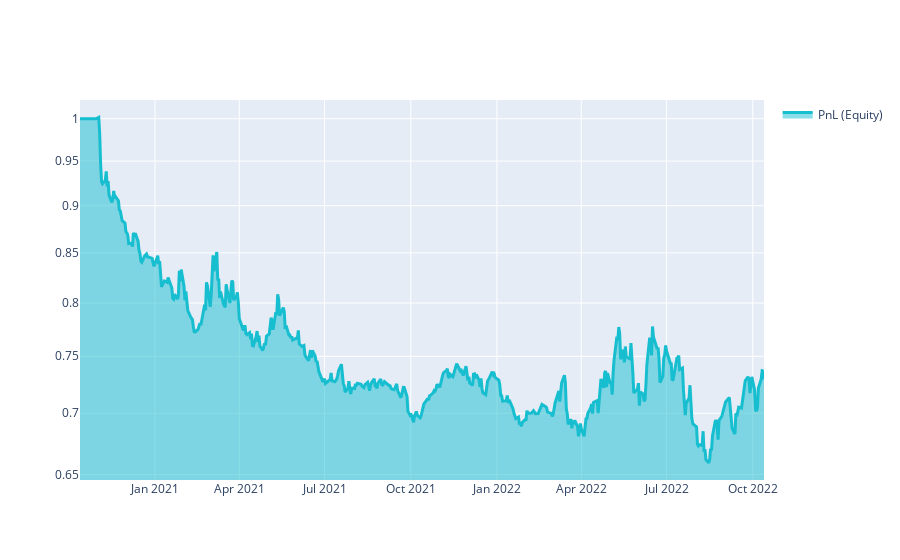

The notebook cell this image was saved under:
### Markdown cell above
# Q18 Quick Start

This template shows you the basic steps for taking part to the **Q18 NASDAQ-100 Stock Long-Short contest**.

### Code cell
import xarray as xr
import pandas as pd
import qnt.ta as qnta
import qnt.data as qndata
import qnt.output as qnout
import qnt.stats as qns

data = qndata.stocks.load_ndx_data(min_date="2020-10-13")

close     = data.sel(field="close")
is_liquid = data.sel(field="is_liquid")
sma_slow  = qnta.sma(close, 200)
sma_fast  = qnta.sma(close, 40)
weights   = xr.where(sma_slow < sma_fast, 1, -1)
weights   = weights * is_liquid

weights = qnout.clean(weights, data, "stocks_nasdaq100")

# calc stats
stats = qns.calc_stat(data, weights.sel(time=slice("2020-10-13", None)))
display(stats.to_pandas().tail())

# graph
performance = stats.to_pandas()["equity"]
import qnt.graph as qngraph

qngraph.make_plot_filled(performance.index, performance, name="PnL (Equity)", type="log")

### Figure 1 — Plotly figure (JSON) as saved in the notebook; plotly's stock layout.template omitted (floating-point values rounded to 4 significant figures; data arrays with more than 128 entries replaced by an {"elided": "..."} marker saying what was removed)
{"data": [{"fill": "tonexty", "line": {"color": "#17BECF", "width": 3}, "name": "PnL (Equity)", "type": "scatter", "x": {"elided": "505 str values"}, "y": {"elided": "505 float values"}}], "layout": {"showlegend": true, "yaxis": {"range": [-0.19, 0.009847], "type": "log"}}}
